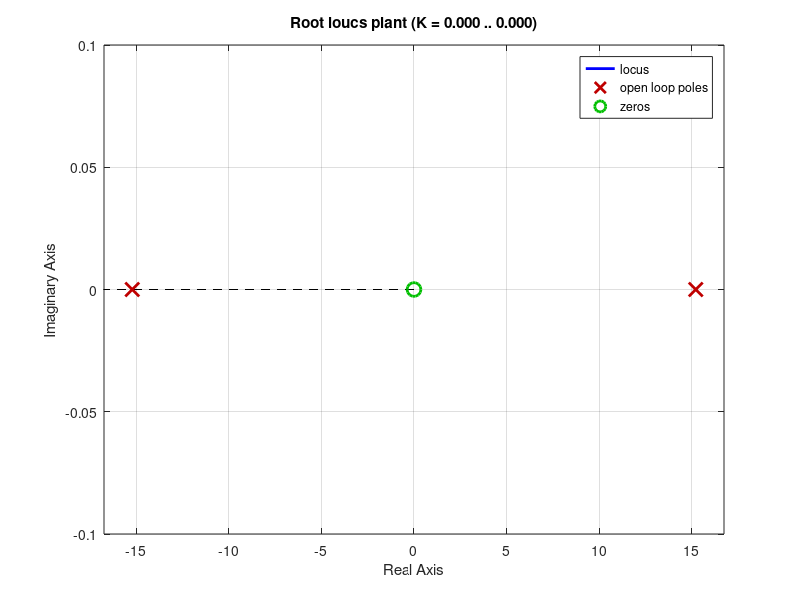
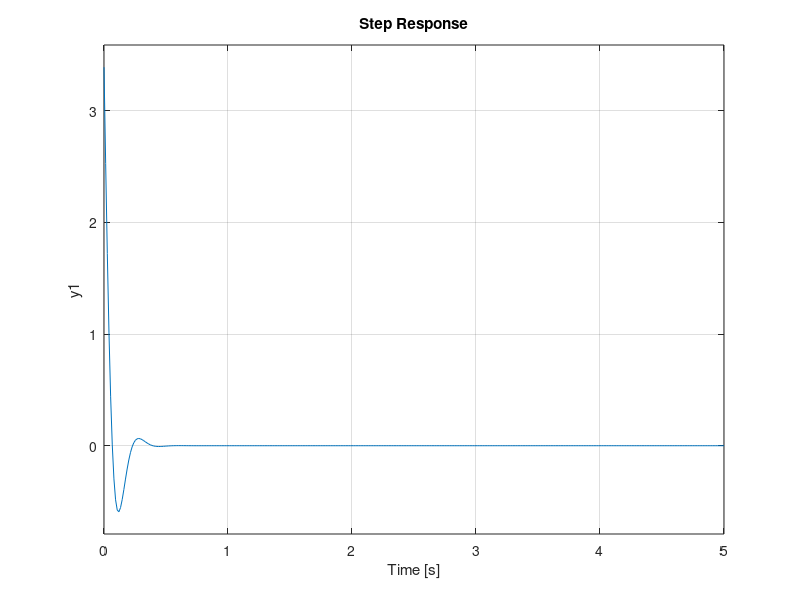

Reproduce these figures in MATLAB, in order.
# Consants (context)
l = 0.0423;
m =  0.24200;
g =  9.8100;
b = 0.5;
K_s = 0.012;
K_uc = 60;

pkg load control

# Create the system for the plant
plant = tf([-K_s 0], [l 0 -g])
figure(1)
rlocus(plant)

# Create the PID controller
cont = pid(40, 1, 5);

# Get the rlocus of the system + controller
cascade = cont * plant;
figure(2)
#rlocus(cascade);

# Get the close loop system
fbl = feedback(cascade, 1)
ss(fbl)

figure(3)
step(ss(fbl), 5);

# Get poles and zeros
pole(fbl)
zero(fbl)